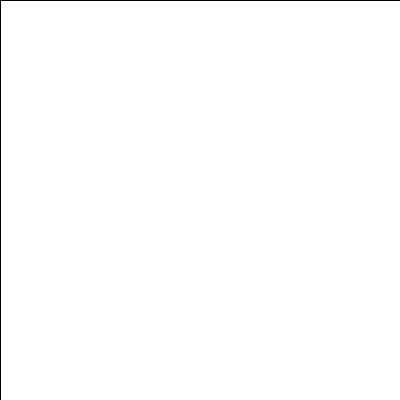
Frame 1 (no input)
Frame 60 (the mouse pressed at the canvas centre just before this capture): identical to frame 1, image omitted
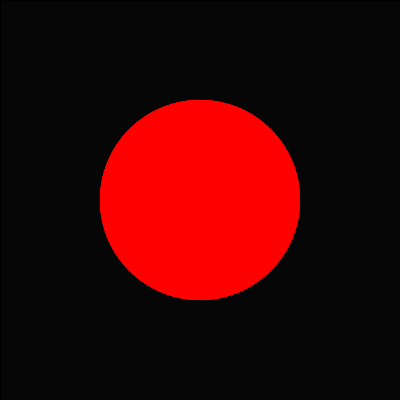
Frame 120 (the mouse held since frame 60 and released just before this capture)

The Processing sketch that drew these frames (run headless with seeded random() and noise(); from frame 60 on, the mouse is pressed at the canvas centre):

// Processing sketch: processing_59705
// ── processing_59705.pde

void setup() {
  size(400,400);
  background (255);
  //frameRate();
  smooth ();
  colorMode(RGB);
}

void draw () {
  
  if(mousePressed) {
  fill(0, 20);
  rect(0,0,width, height);
  fill (255,0,0);
  noStroke();
  ellipse(mouseX,mouseY, mouseX, mouseX);
  }
  else {
  fill (255, 20); 
  rect(0,0,width, height);
  }
  
}
